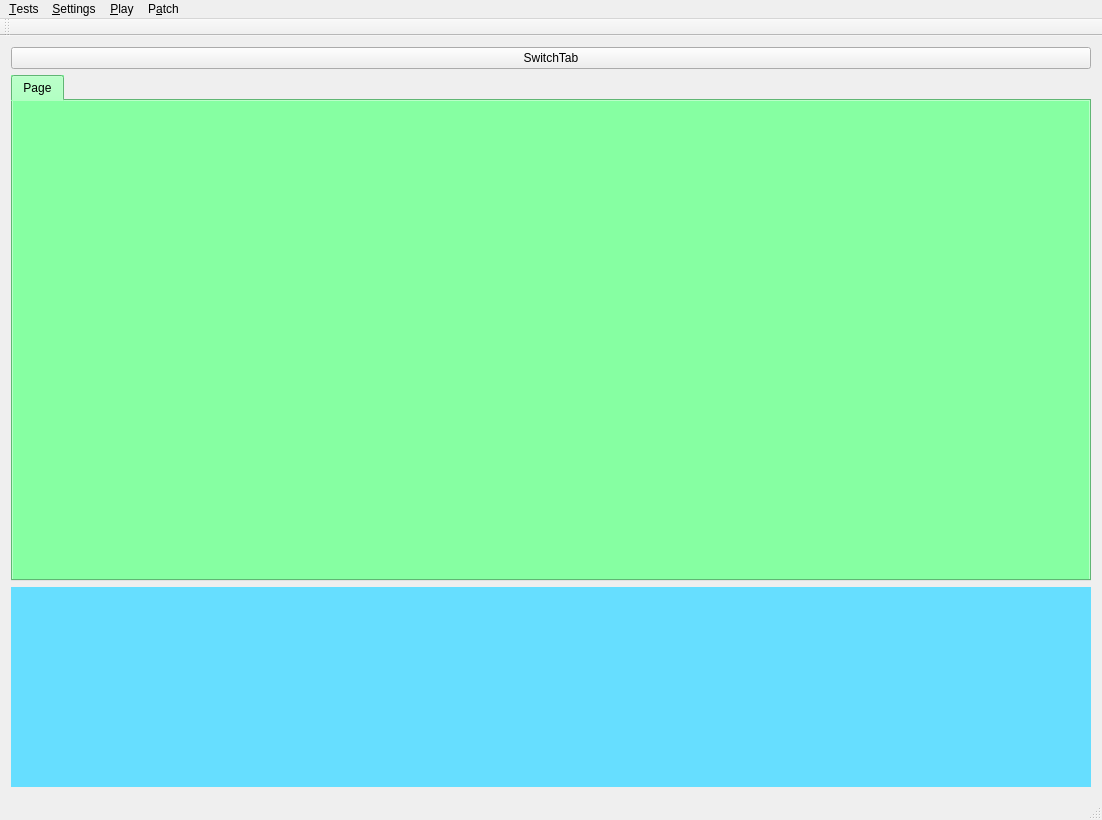
<?xml version="1.0" encoding="UTF-8"?>
<ui version="4.0">
 <class>MainWindow</class>
 <widget class="QMainWindow" name="MainWindow">
  <property name="geometry">
   <rect>
    <x>0</x>
    <y>0</y>
    <width>1102</width>
    <height>820</height>
   </rect>
  </property>
  <property name="windowTitle">
   <string>MainWindow</string>
  </property>
  <widget class="QWidget" name="centralWidget">
   <layout class="QGridLayout" name="gridLayout">
    <item row="2" column="0">
     <widget class="PianoWidget" name="pianoWidget" native="true">
      <property name="sizePolicy">
       <sizepolicy hsizetype="Preferred" vsizetype="Minimum">
        <horstretch>0</horstretch>
        <verstretch>0</verstretch>
       </sizepolicy>
      </property>
      <property name="maximumSize">
       <size>
        <width>16777215</width>
        <height>200</height>
       </size>
      </property>
      <property name="styleSheet">
       <string notr="true">background-color: rgb(102, 222, 255);</string>
      </property>
     </widget>
    </item>
    <item row="1" column="0">
     <widget class="QTabWidget" name="tabWidget">
      <property name="sizePolicy">
       <sizepolicy hsizetype="Preferred" vsizetype="Preferred">
        <horstretch>0</horstretch>
        <verstretch>0</verstretch>
       </sizepolicy>
      </property>
      <property name="styleSheet">
       <string notr="true">background-color: rgb(134, 255, 162);</string>
      </property>
      <property name="currentIndex">
       <number>0</number>
      </property>
      <widget class="QWidget" name="tab">
       <attribute name="title">
        <string>Page</string>
       </attribute>
      </widget>
     </widget>
    </item>
    <item row="0" column="0">
     <widget class="QPushButton" name="switchTabButton">
      <property name="text">
       <string>SwitchTab</string>
      </property>
     </widget>
    </item>
   </layout>
  </widget>
  <widget class="QMenuBar" name="menuBar">
   <property name="geometry">
    <rect>
     <x>0</x>
     <y>0</y>
     <width>1102</width>
     <height>21</height>
    </rect>
   </property>
   <widget class="QMenu" name="menuTests">
    <property name="title">
     <string>&amp;Tests</string>
    </property>
    <addaction name="actionSlope_test"/>
   </widget>
   <widget class="QMenu" name="menuSettings">
    <property name="title">
     <string>&amp;Settings</string>
    </property>
    <addaction name="actionSound_driver"/>
   </widget>
   <widget class="QMenu" name="menuPlay">
    <property name="title">
     <string>&amp;Play</string>
    </property>
    <addaction name="actionPlay_happy_birsday"/>
   </widget>
   <widget class="QMenu" name="menuPatch">
    <property name="title">
     <string>P&amp;atch</string>
    </property>
    <addaction name="actionLoadPatch"/>
    <addaction name="actionSavePatch"/>
   </widget>
   <addaction name="menuTests"/>
   <addaction name="menuSettings"/>
   <addaction name="menuPlay"/>
   <addaction name="menuPatch"/>
  </widget>
  <widget class="QToolBar" name="mainToolBar">
   <attribute name="toolBarArea">
    <enum>TopToolBarArea</enum>
   </attribute>
   <attribute name="toolBarBreak">
    <bool>false</bool>
   </attribute>
  </widget>
  <widget class="QStatusBar" name="statusBar"/>
  <action name="actionSlope_test">
   <property name="text">
    <string>&amp;Slope test</string>
   </property>
  </action>
  <action name="actionSound_driver">
   <property name="text">
    <string>&amp;Sound driver</string>
   </property>
  </action>
  <action name="actionPlay_happy_birsday">
   <property name="text">
    <string>&amp;Play happy birsday</string>
   </property>
  </action>
  <action name="actionLoadPatch">
   <property name="text">
    <string>&amp;LoadPatch</string>
   </property>
  </action>
  <action name="actionSavevPatch">
   <property name="text">
    <string>SavevPatch</string>
   </property>
  </action>
  <action name="actionSavePatch">
   <property name="text">
    <string>&amp;SavePatch</string>
   </property>
  </action>
 </widget>
 <layoutdefault spacing="6" margin="11"/>
 <customwidgets>
  <customwidget>
   <class>PianoWidget</class>
   <extends>QWidget</extends>
   <header>pianowidget.h</header>
   <container>1</container>
  </customwidget>
 </customwidgets>
 <resources/>
 <connections/>
</ui>
